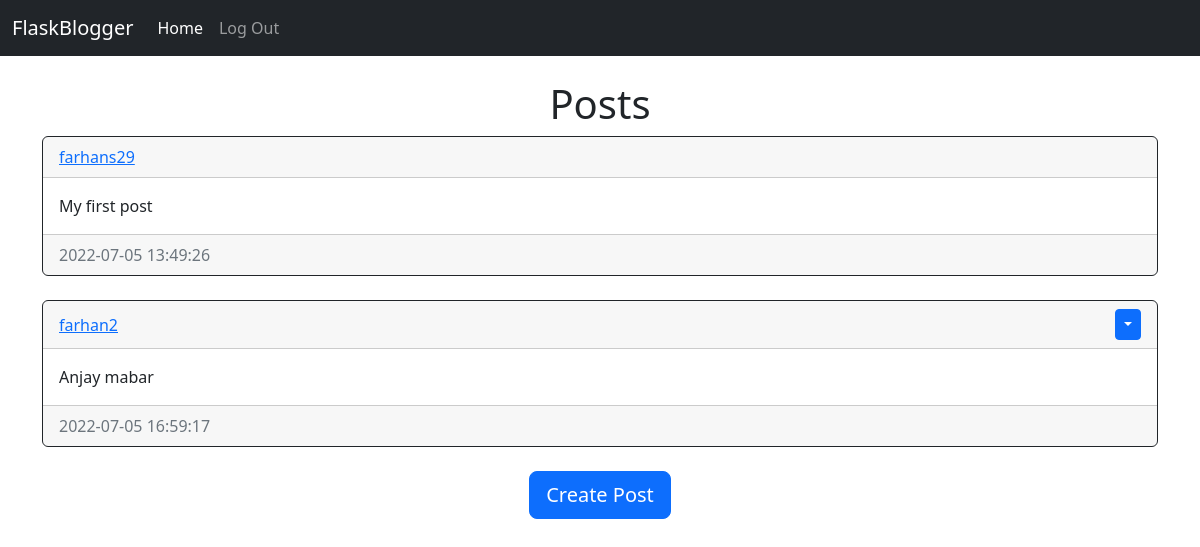
The app's page /home (signed in) with its own data.
### website/models.py (models this page shows)
class Post(db.Model):
    id = db.Column(db.Integer, primary_key=True)
    text = db.Column(db.Text, nullable=False)
    date_created = db.Column(db.DateTime(timezone=True), default=func.now())
    author = db.Column(db.Integer, db.ForeignKey("user.id", ondelete="CASCADE"), nullable=False)

class User(db.Model, UserMixin):
    id = db.Column(db.Integer, primary_key=True)
    email = db.Column(db.String(150), unique=True)
    username = db.Column(db.String(150), unique=True)
    password = db.Column(db.String(150))
    date_created = db.Column(db.DateTime(timezone=True), default=func.now())
    posts = db.relationship("Post", backref="user", passive_deletes=True)

### website/views.py (the view)
@views.route("/")
@views.route("/home")
@login_required
def home():
    posts = Post.query.all()
    return render_template("index.html", name=current_user.username, user=current_user, posts=posts)

### website/__init__.py (called while the page is built)
def create_app():
    app = Flask(__name__)
    app.config['SECRET_KEY'] = "secretkey"
    app.config["SQLALCHEMY_DATABASE_URI"] = f'sqlite:///{DB_NAME}'
    db.init_app(app)
    from .views import views
    from .auth import auth
    from .models import User
    create_database(app)
    app.register_blueprint(views, url_prefix="/")
    app.register_blueprint(auth, url_prefix="/")
    login_manager = LoginManager()
    login_manager.login_view = "auth.login"
    login_manager.init_app(app)
    @login_manager.user_loader
    def load_user(id):
        return User.query.get(int(id))
    return app

### website/templates/index.html (shortened to what this page needs)
{% extends "base.html" %}
{% block content %}
<h1 align="center">Posts</h1>
<div id="posts">
  {% for post in posts %}
  <div class="card border-dark">
    <div class="card-header d-flex justify-content-between align-items-center">
      <a href="/posts/{{post.user.username}}">{{post.user.username}} </a>
      {% if user.id == post.author %}
      <div class="btn-group">
        <button type="button" class="btn btn-sm btn-primary dropdown-toggle" data-bs-toggle="dropdown"></button>
      </div>
      {% endif %}
    </div>
    <div class="card-body">
      <div class="card-text">
        {{post.text}}
      </div>
    </div>
    <div class="card-footer text-muted">{{post.date_created}}</div>
  </div>
  <br />
  {% endfor %}
  <div align="center">
    <a href="/create-post">
    <button class="btn btn-primary align-items-center btn-lg" >Create Post</button>
  </a>
  </div>
</div>
{% endblock %}

### records on screen
Post: user.username "farhans29", text "My first post", date_created "2022-07-05 13:49:26"
Post: user.username "farhan2", text "Anjay mabar", date_created "2022-07-05 16:59:17"
